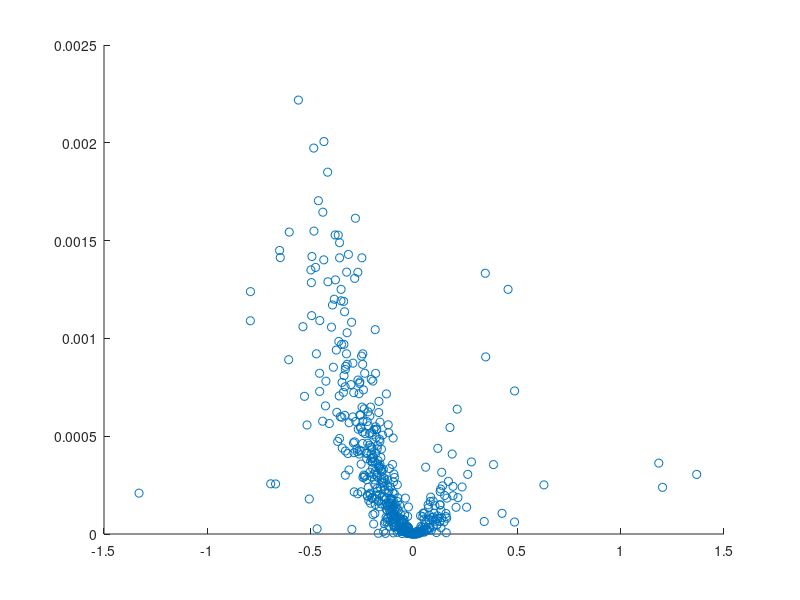
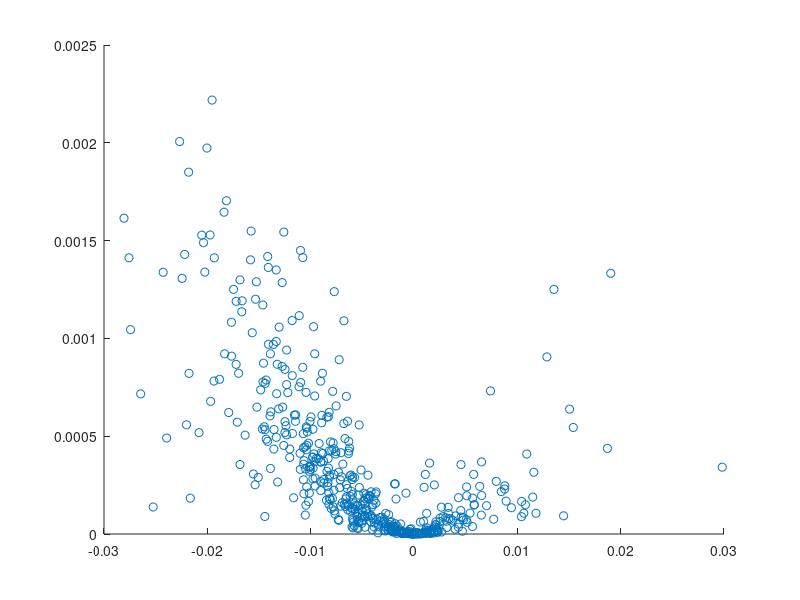

The MATLAB source for these figures, in order:
function figure_m_beta_relation
% m and beta relation

load MP_SKF MP_SKF

% m and beta relation
figure
scatter(MP_SKF.beta,MP_SKF.m)

% m and Kalman_gain relation
figure
scatter(MP_SKF.g,MP_SKF.m)